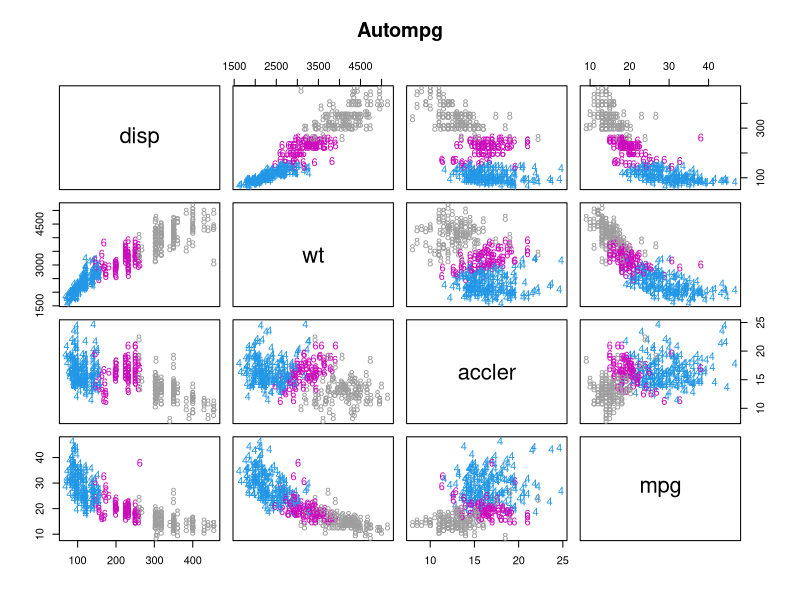
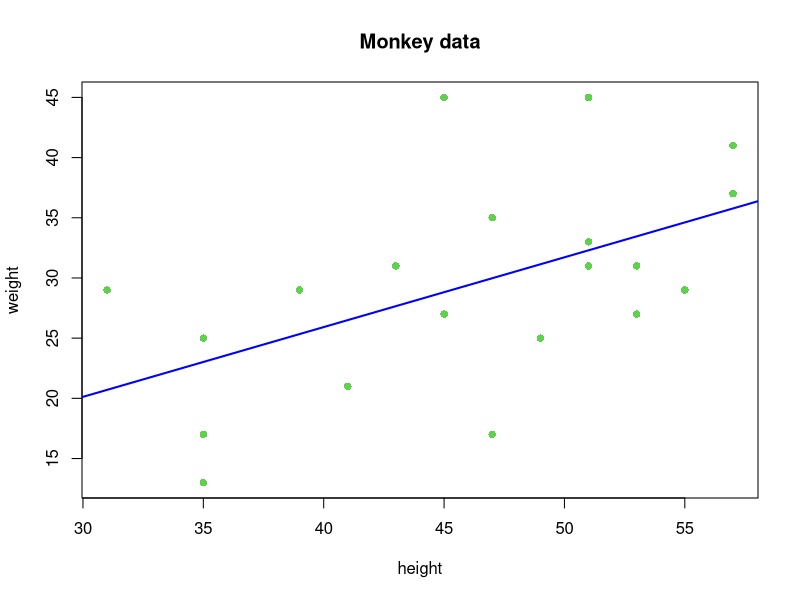
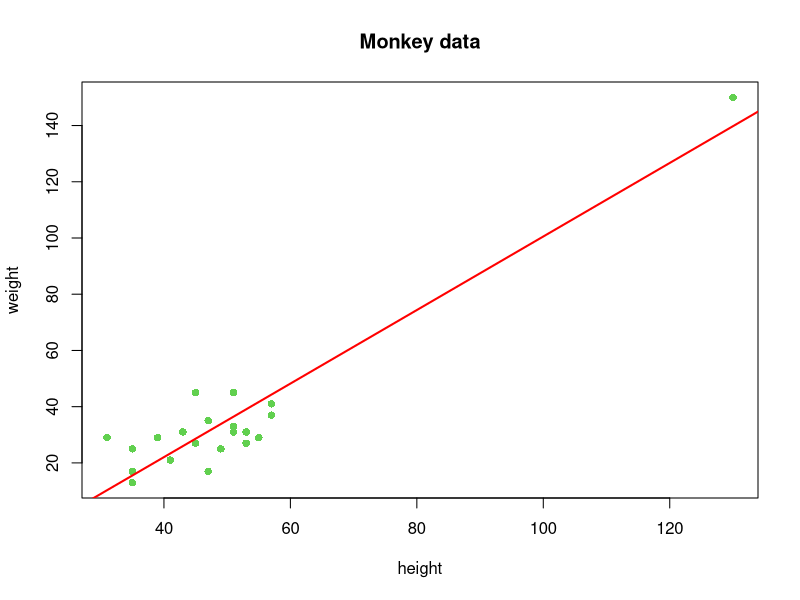

Reproduce these figures in R, in order.
# lec8_1_cor.r
# Correlation coefficent

# set working directory
setwd("D:/tempstore/moocr/wk8")

# autompg data
car<-read.csv("autompg.csv")
#head(car)
#dim(car)

# subset of car : cyl (4,6,8)
car1<-subset(car, cyl==4 | cyl==6 | cyl==8)
attach(car1)

#correlation
cor(wt, mpg)
cor(disp, mpg)
cor(accler, mpg)

# 6. pariwise plot
# new variable lists
vars1<-c("disp", "wt", "accler", "mpg")
# pariwise plot
pairs(car1[vars1], main ="Autompg",cex=1, col=as.integer(car1$cyl),pch =substring((car1$cyl),1,1))

## Watch out!!
## Monkey data
monkey<-read.csv("monkey.csv")
head(monkey)
dim(monkey)
attach(monkey)

# correlation coefficients
cor(height, weight)
# scatterplot for weight and height
par(mfrow=c(1, 1))
plot(height, weight, pch=16, col=3,main="Monkey data")

# add the best fit linear line (lec4_3.R)
abline(lm(weight~height), col="blue", lwd=2, lty=1)

# linear model and summary of linear model
m1<-lm(weight~height)
summary(m1)

## Monkey data + Kingkong
monkey1<-read.csv("monkey_k.csv")
head(monkey1)
dim(monkey1)
attach(monkey1)

# correlation coefficients
cor(height, weight)
# scatterplot for weight and height
par(mfrow=c(1, 1))
plot(height, weight, pch=16, col=3,main="Monkey data")

# add the best fit linear line (lec4_3.R)
abline(lm(weight~height), col="red", lwd=2, lty=1)

# linear model and summary of linear model for monkey+king kong
m2<-lm(weight~height)
summary(m2)

  